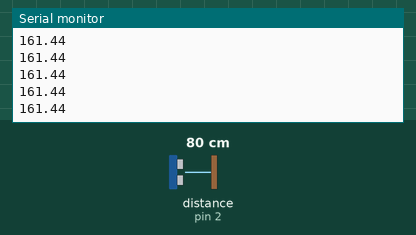
Bench run of a sketch on a simulated Arduino Uno, built with avr-gcc and run on an emulated ATmega328P. Parts: the last lines printed to the serial monitor. Wiring (inferred from the names in the program): ultrasonic range finder: trigger pin 4; echo pin 2. Inputs (shaded band) come from the test bench; at power-on: distance to the obstacle (sensor on pin 2) 80 cm. The echo pulse lasts 58.3 µs per cm.

Above: at 1.2 s.
1.3 s: distance to the obstacle (sensor on pin 2) set to 2 cm
At 1.41 s:
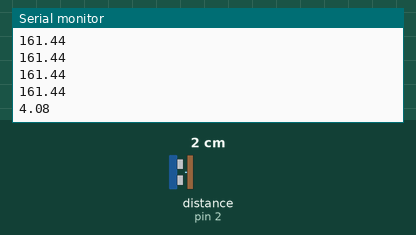
2.8 s: distance to the obstacle (sensor on pin 2) set to 4 cm
At 2.85 s:
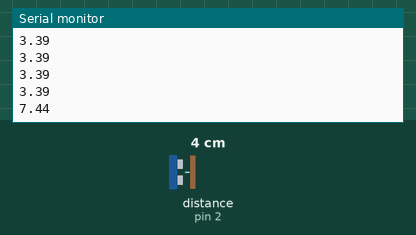
Timing chart, 0 to 5.8 s (numbered marks = the images above; inputs shaded):
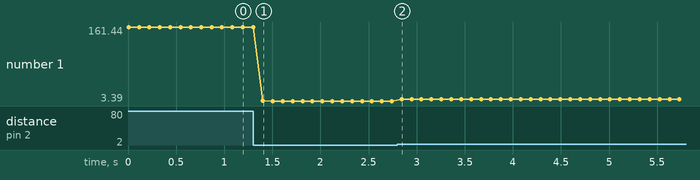

The sketch:

Ultrasonic.ino
```cpp
int trigPin=4;
int echoPin=2;
float Time;
float speedOfSound=346.0;
double Distance=0.0;

void setup()
{
  Serial.begin(9600);
  pinMode(trigPin, OUTPUT);
  pinMode(echoPin, INPUT);
}

void loop()
{
  digitalWrite(trigPin, LOW);
  delayMicroseconds(2000);
  digitalWrite(trigPin, HIGH);
  delayMicroseconds(10);
  digitalWrite(trigPin, LOW);
  Time = pulseIn(echoPin, HIGH);
  Distance=(Time)*(speedOfSound)/(10000);
  Serial.println(Distance);
  delay(100);
}
```

Measured:
- after the input at 1.3 s, the serial monitor: prints a new line after 0.10 s (image 1)
- after the input at 2.8 s, the serial monitor: prints a new line at once (image 2)
- plotted number 1: 161.44 → 3.39 after the input at 1.3 s, 3.39 → 7.44 after the input at 2.8 s
